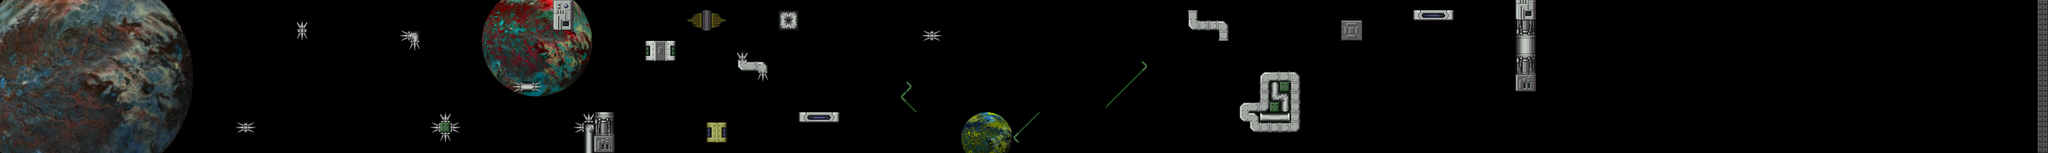

Rendered tile map (Tiled .tmx) drawn with the repository's tilesets; below, a short description and the map source with its tile grids summarised:
An orthogonal 200x15 tile map with 32x32 px tiles, 2 tile layers (Non-Collidable, Collidables), 7 tilesets, 4 image layers and 15 objects (10x enemyTest3, bossPlane, bulletPlayer, bulletEnemy, Texture, ...).

<map version="1.4" tiledversion="1.4.2" orientation="orthogonal" renderorder="right-down" width="200" height="15" tilewidth="32" tileheight="32" infinite="0" nextlayerid="22" nextobjectid="48">
 <properties>
  <property name="stageMusic2" value="loop" />
 </properties>
 <tileset firstgid="1" source="../tilesets/s1TerrainTest.tsx" />
 <tileset firstgid="199" source="../tilesets/PlayerMecha.tsx" />
 <tileset firstgid="241" source="../tilesets/Bullet.tsx" />
 <tileset firstgid="243" source="../tilesets/enemy3.tsx" />
 <tileset firstgid="246" source="../tilesets/Boss1.tsx" />
 <tileset firstgid="247" source="../tilesets/Explosions.tsx" />
 <tileset firstgid="263" source="../tilesets/Industrial.tsx" />
 <group id="2" name="BackGround" locked="1">
  <imagelayer id="3" name="StarsWallPaper" locked="1">
   <image source="../images/StarryBG.png" width="490" height="480" />
   <properties>
    <property name="ScrollSpeed" type="float" value="9" />
    <property name="Tiled" type="bool" value="true" />
    <property name="type" value="AnimatedGraphic" />
   </properties>
  </imagelayer>
  <imagelayer id="20" name="BGPlanet1" offsetx="-100" offsety="-120">
   <image source="../images/Planet1.png" width="720" height="720" />
   <properties>
    <property name="ScrollSpeed" type="float" value="7" />
    <property name="type" value="AnimatedGraphic" />
   </properties>
  </imagelayer>
  <imagelayer id="21" name="BGPlanet2" offsetx="1500" offsety="-50">
   <image source="../images/Planet2.png" width="360" height="360" />
   <properties>
    <property name="ScrollSpeed" type="float" value="4.5" />
    <property name="type" value="AnimatedGraphic" />
   </properties>
  </imagelayer>
  <imagelayer id="17" name="BGPlanet3" offsetx="3000" offsety="350">
   <image source="../images/Planet3.png" width="168" height="168" />
   <properties>
    <property name="ScrollSpeed" type="float" value="3" />
    <property name="type" value="AnimatedGraphic" />
   </properties>
  </imagelayer>
 </group>
 <layer id="7" name="Non-Collidable" width="200" height="15">
  <properties>
   <property name="ScrollSpeed" type="float" value="5.8" />
  </properties>
  <data>[3000 cells, 35 non-empty, 16 distinct tile ids]</data>
 </layer>
 <layer id="8" name="Collidables" width="200" height="15">
  <properties>
   <property name="ScrollSpeed" type="float" value="5.8" />
  </properties>
  <data>[3000 cells, 125 non-empty, 69 distinct tile ids]</data>
 </layer>
 <group id="6" name="MidGround">
  <objectgroup id="4" name="PlayField">
   <properties>
    <property name="ScrollSpeed" type="float" value="5.8" />
   </properties>
   <object id="23" name="Level1Boss" type="bossPlane" gid="246" x="5217.27" y="355.666" width="192" height="256">
    <properties>
     <property name="AnimationList" value="bossIdle" />
     <property name="VsCollision" value="bulletPlayer" />
    </properties>
   </object>
   <object id="37" name="Eskeletor" type="enemyTest3" gid="243" x="741.333" y="90.6667" width="32" height="32">
    <properties>
     <property name="AnimationList" value="bug, enemyExplosion" />
     <property name="VsCollision" value="bulletPlayer" />
     <property name="VsLayerCollision" value="Collidables" />
    </properties>
   </object>
   <object id="38" name="Eskeletor" type="enemyTest3" gid="243" x="1182.67" y="354.667" width="32" height="32">
    <properties>
     <property name="AnimationList" value="bug, enemyExplosion" />
     <property name="VsCollision" value="bulletPlayer" />
     <property name="VsLayerCollision" value="Collidables" />
    </properties>
   </object>
   <object id="40" name="Eskeletor" type="enemyTest3" gid="243" x="1550.67" y="57.3333" width="32" height="32">
    <properties>
     <property name="AnimationList" value="bug, enemyExplosion" />
     <property name="VsCollision" value="bulletPlayer" />
     <property name="VsLayerCollision" value="Collidables" />
    </properties>
   </object>
   <object id="41" name="Eskeletor" type="enemyTest3" gid="243" x="2660" y="93.3333" width="32" height="32">
    <properties>
     <property name="AnimationList" value="bug, enemyExplosion" />
     <property name="VsCollision" value="bulletPlayer" />
     <property name="VsLayerCollision" value="Collidables" />
    </properties>
   </object>
   <object id="42" name="Eskeletor" type="enemyTest3" gid="243" x="3180" y="146.667" width="32" height="32">
    <properties>
     <property name="AnimationList" value="bug, enemyExplosion" />
     <property name="VsCollision" value="bulletPlayer" />
     <property name="VsLayerCollision" value="Collidables" />
    </properties>
   </object>
   <object id="43" name="Eskeletor" type="enemyTest3" gid="243" x="3286.67" y="237.333" width="32" height="32">
    <properties>
     <property name="AnimationList" value="bug, enemyExplosion" />
     <property name="VsCollision" value="bulletPlayer" />
     <property name="VsLayerCollision" value="Collidables" />
    </properties>
   </object>
   <object id="44" name="Eskeletor" type="enemyTest3" gid="243" x="3301.33" y="45.3333" width="32" height="32">
    <properties>
     <property name="AnimationList" value="bug, enemyExplosion" />
     <property name="VsCollision" value="bulletPlayer" />
     <property name="VsLayerCollision" value="Collidables" />
    </properties>
   </object>
   <object id="45" name="Eskeletor" type="enemyTest3" gid="243" x="3684" y="381.333" width="32" height="32">
    <properties>
     <property name="AnimationList" value="bug, enemyExplosion" />
     <property name="VsCollision" value="bulletPlayer" />
     <property name="VsLayerCollision" value="Collidables" />
    </properties>
   </object>
   <object id="46" name="Eskeletor" type="enemyTest3" gid="243" x="4384" y="196" width="32" height="32">
    <properties>
     <property name="AnimationList" value="bug, enemyExplosion" />
     <property name="VsCollision" value="bulletPlayer" />
     <property name="VsLayerCollision" value="Collidables" />
    </properties>
   </object>
   <object id="47" name="Eskeletor" type="enemyTest3" gid="243" x="4588" y="321.333" width="32" height="32">
    <properties>
     <property name="AnimationList" value="bug, enemyExplosion" />
     <property name="VsCollision" value="bulletPlayer" />
     <property name="VsLayerCollision" value="Collidables" />
    </properties>
   </object>
  </objectgroup>
  <objectgroup id="19" name="PlayerLayer" />
 </group>
 <group id="13" name="OUT_OF_PLAY_AREA">
  <group id="16" name="HUDs" />
  <objectgroup id="14" name="Bullets">
   <object id="13" name="PlayerBullet" type="bulletPlayer" gid="241" x="89" y="-51.3333" width="32" height="32">
    <properties>
     <property name="AnimationList" value="yellow" />
     <property name="VsLayerCollision" value="Collidables" />
    </properties>
   </object>
   <object id="14" name="EnemyBullet" type="bulletEnemy" gid="242" x="4.33333" y="-49" width="32" height="32">
    <properties>
     <property name="AnimationList" value="pink" />
     <property name="VsLayerCollision" value="Collidables" />
    </properties>
   </object>
  </objectgroup>
  <objectgroup id="18" name="Explosions">
   <object id="39" name="Texture" gid="247" x="0" y="-182" width="32" height="32" />
  </objectgroup>
  <objectgroup id="15" name="ViewPort" locked="1">
   <object id="20" name="ViewPort" x="0" y="0" width="640" height="480" />
  </objectgroup>
 </group>
</map>
